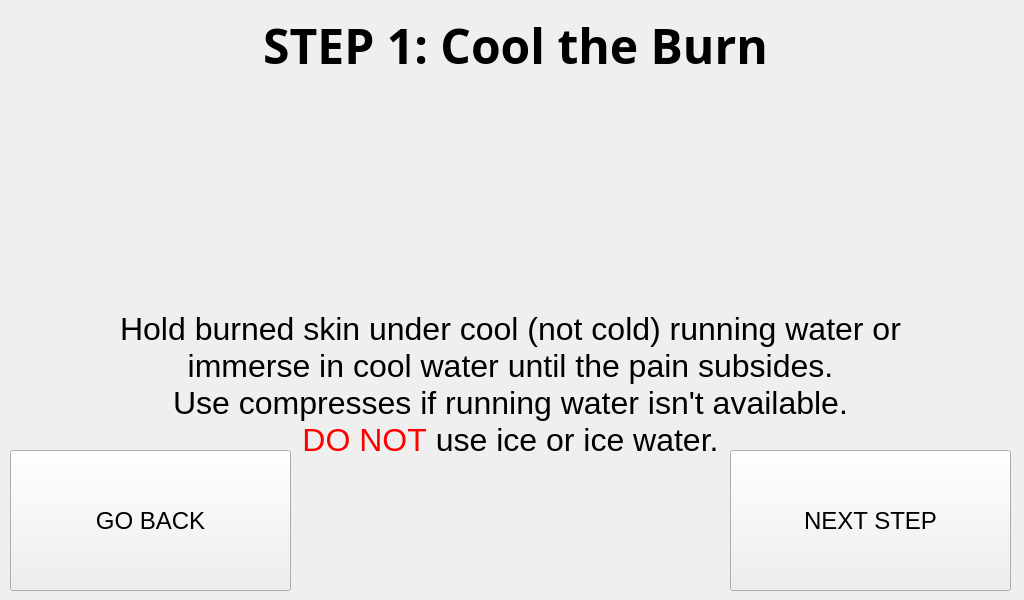
<?xml version="1.0" encoding="UTF-8"?>
<ui version="4.0">
 <class>step_1_window</class>
 <widget class="QMainWindow" name="step_1_window">
  <property name="geometry">
   <rect>
    <x>0</x>
    <y>0</y>
    <width>1024</width>
    <height>600</height>
   </rect>
  </property>
  <property name="minimumSize">
   <size>
    <width>1024</width>
    <height>600</height>
   </size>
  </property>
  <property name="maximumSize">
   <size>
    <width>1024</width>
    <height>600</height>
   </size>
  </property>
  <property name="windowTitle">
   <string>Step 1 Procedure</string>
  </property>
  <widget class="QWidget" name="centralwidget">
   <widget class="QLabel" name="title_step">
    <property name="geometry">
     <rect>
      <x>10</x>
      <y>10</y>
      <width>1011</width>
      <height>71</height>
     </rect>
    </property>
    <property name="font">
     <font>
      <family>Unispace</family>
      <pointsize>18</pointsize>
      <weight>75</weight>
      <bold>true</bold>
     </font>
    </property>
    <property name="text">
     <string>&lt;html&gt;&lt;head/&gt;&lt;body&gt;&lt;p align=&quot;center&quot;&gt;&lt;span style=&quot; font-size:36pt;&quot;&gt;STEP 1: Cool the Burn&lt;/span&gt;&lt;/p&gt;&lt;/body&gt;&lt;/html&gt;</string>
    </property>
    <property name="alignment">
     <set>Qt::AlignCenter</set>
    </property>
   </widget>
   <widget class="QLabel" name="text_steps">
    <property name="geometry">
     <rect>
      <x>20</x>
      <y>310</y>
      <width>981</width>
      <height>151</height>
     </rect>
    </property>
    <property name="font">
     <font>
      <pointsize>14</pointsize>
     </font>
    </property>
    <property name="text">
     <string>&lt;html&gt;&lt;head/&gt;&lt;body&gt;&lt;p align=&quot;center&quot;&gt;&lt;span style=&quot; font-family:'Calibri'; font-size:24pt; color:#000000;&quot;&gt;Hold burned skin under cool (not cold) running water or &lt;br/&gt;immerse in cool water until the pain subsides.&lt;br/&gt;Use compresses if running water isn't available.&lt;/span&gt;&lt;span style=&quot; font-size:24pt;&quot;&gt;&lt;br/&gt;&lt;/span&gt;&lt;span style=&quot; font-family:'Calibri'; font-size:24pt; color:#ff0000;&quot;&gt;DO NOT&lt;/span&gt;&lt;span style=&quot; font-family:'Calibri'; font-size:24pt; color:#000000;&quot;&gt; use ice or ice water.&lt;/span&gt;&lt;/p&gt;&lt;/body&gt;&lt;/html&gt;</string>
    </property>
   </widget>
   <widget class="QLabel" name="gif_player_label">
    <property name="geometry">
     <rect>
      <x>330</x>
      <y>70</y>
      <width>360</width>
      <height>240</height>
     </rect>
    </property>
    <property name="minimumSize">
     <size>
      <width>360</width>
      <height>240</height>
     </size>
    </property>
    <property name="maximumSize">
     <size>
      <width>360</width>
      <height>240</height>
     </size>
    </property>
    <property name="font">
     <font>
      <family>Unispace</family>
      <pointsize>16</pointsize>
      <weight>75</weight>
      <bold>true</bold>
     </font>
    </property>
    <property name="lineWidth">
     <number>1</number>
    </property>
    <property name="text">
     <string/>
    </property>
    <property name="alignment">
     <set>Qt::AlignCenter</set>
    </property>
   </widget>
   <widget class="QPushButton" name="next_step_button">
    <property name="geometry">
     <rect>
      <x>730</x>
      <y>450</y>
      <width>281</width>
      <height>141</height>
     </rect>
    </property>
    <property name="font">
     <font>
      <pointsize>18</pointsize>
     </font>
    </property>
    <property name="cursor">
     <cursorShape>PointingHandCursor</cursorShape>
    </property>
    <property name="text">
     <string>NEXT STEP</string>
    </property>
   </widget>
   <widget class="QPushButton" name="go_back_injury_type">
    <property name="geometry">
     <rect>
      <x>10</x>
      <y>450</y>
      <width>281</width>
      <height>141</height>
     </rect>
    </property>
    <property name="font">
     <font>
      <pointsize>18</pointsize>
     </font>
    </property>
    <property name="text">
     <string>GO BACK</string>
    </property>
   </widget>
   <zorder>text_steps</zorder>
   <zorder>title_step</zorder>
   <zorder>gif_player_label</zorder>
   <zorder>next_step_button</zorder>
   <zorder>go_back_injury_type</zorder>
  </widget>
 </widget>
 <resources/>
 <connections/>
</ui>
